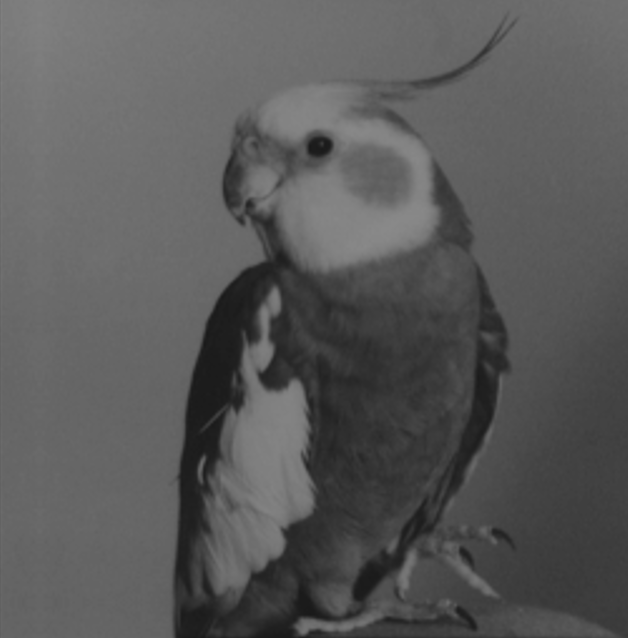
%> input picture BiometricsPPCU2020_lab01/bird.png, 628 x 638 px
$ octave script2.m   (GNU Octave 9; MATLAB toolbox functions it lacks are replaced by stand-ins)
%> lines starting %> are read from the running program, lines starting %| are printed output that depends on the picture; in (x1, y1, x2, y2) boxes, pixels count from 0 and x2, y2 are one past the last pixel; in counts of white or black regions, pixels touching at a corner belong together; the program's own positions count from 1
close all;
clear;
img = rgb2gray(imread('bird.png'));
%> img: size 638x628 uint8; min 25, max 137, mean 89.5

%original image
H = zeros(1, 256);
for intensity=0:255
    mask = (img==intensity); %2d array
    H(intensity+1) = sum(mask(:)); %vectorize it
end
%> after the loop, H = 256 values, max 21443 at index 103, min 0 at index 1, mean 1565.1

figure;
subplot(2,2,1);
imshow(img);
title('original grayscale image');

subplot(2,2,3);
title('histogram of the original image');
hold on;
bar(0:255,H);

%stretched image

img_max = double(max(img(:)));%vectorize with (:)
%> img_max = 137
img_min = double(min(img(:)));
%> img_min = 25
img_double = double(img);
img_scaled = (255/(img_max-img_min)) * (img_double-img_min);
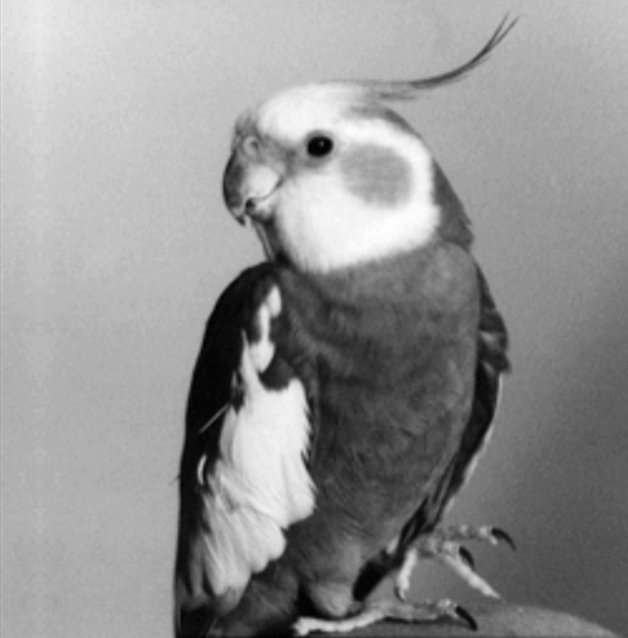
%> img_scaled: size 638x628 double; min 0, max 255, mean 146.8
img_scaled = uint8(img_scaled);
%> img_scaled: size 638x628 uint8

subplot(2,2,2);
imshow(img_scaled);
title('stretched image');

H_scaled = zeros(1, 256);
for intensity=0:255
    mask = (img_scaled==intensity); %2d array
    H_scaled(intensity+1) = sum(mask(:)); %vectorize it
end
%> this loop made 256 passes
%> pass 1, `mask = (img_scaled==intensity);`:
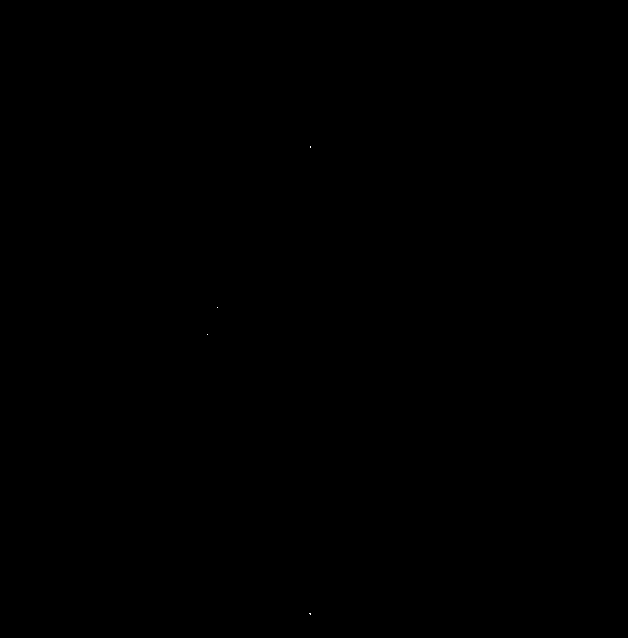
%> mask: size 638x628 logical; 0% white in thin lines or dots, all inside (x1, y1, x2, y2) = (207, 146, 311, 615)
%> after the loop, H_scaled = 256 values, max 21443 at index 176, min 0 at index 2, mean 1565.1

subplot(2,2,4);
title('stretched histogram');
hold on;
bar(0:255,H_scaled);
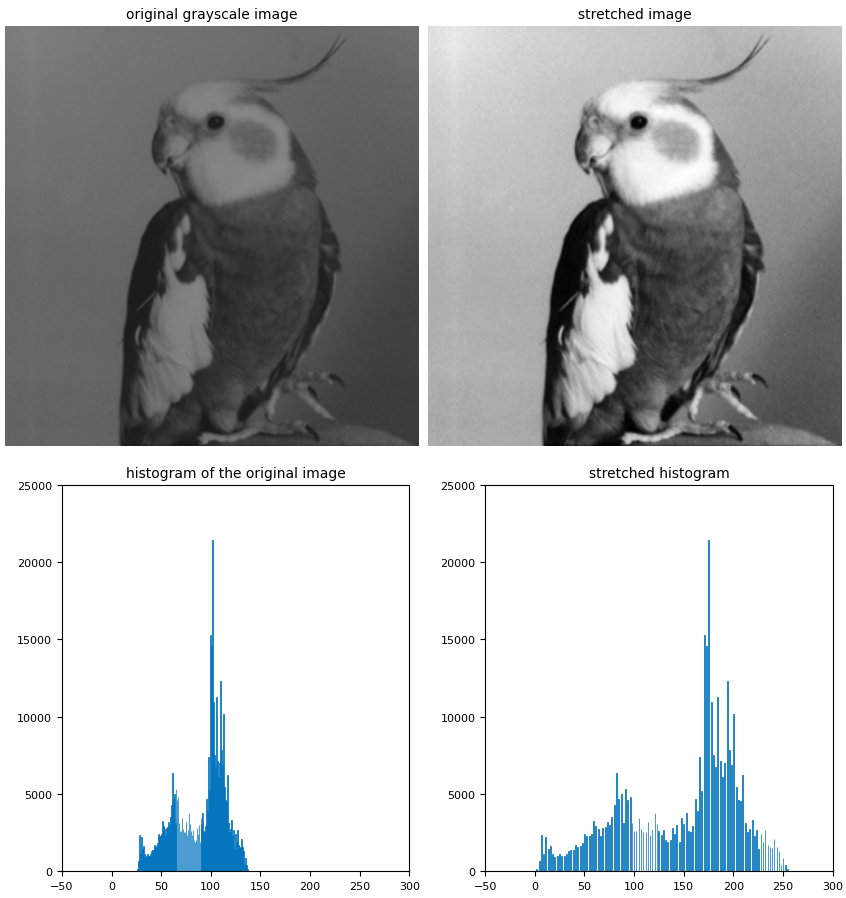
%> figure redrawn from the program's plot data, 4 panels
